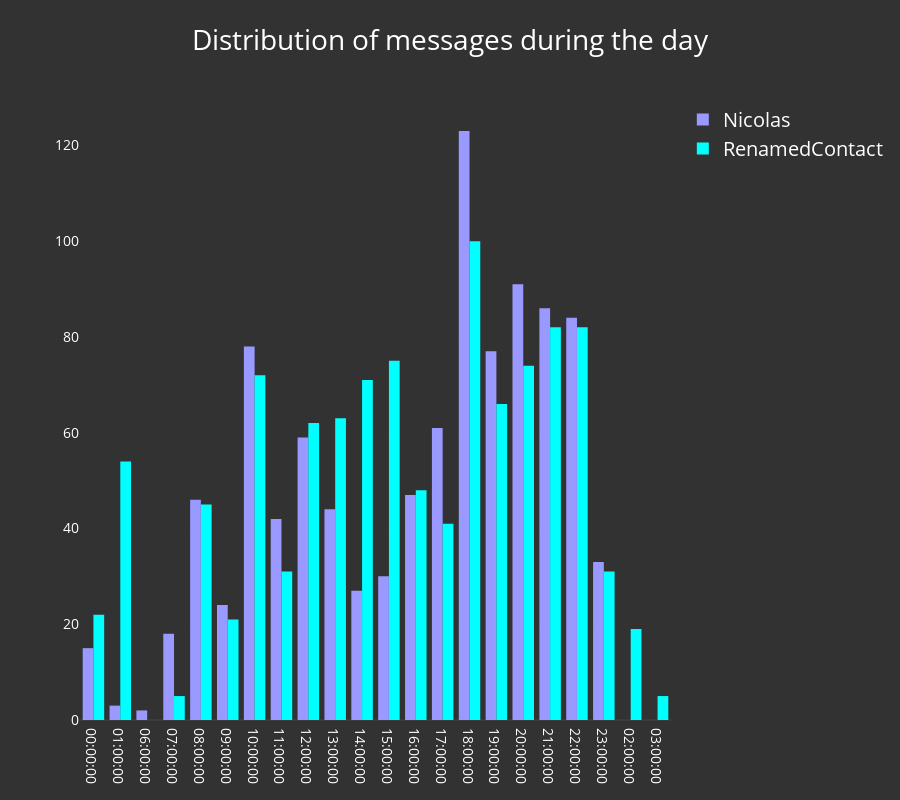

The notebook cell saved with this chart:
### Code cell
iplot(wa.plot_intraday_active_time(nb_mode=True))

### Figure 1 — Plotly figure (JSON) as saved in the notebook; plotly's stock layout.template omitted (floating-point values rounded to 4 significant figures; data arrays with more than 128 entries replaced by an {"elided": "..."} marker saying what was removed)
{"data": [{"marker": {"color": "rgba(153, 153, 255, 1)"}, "name": "Nicolas", "type": "histogram", "uid": "5b65a2ef-4fd9-4861-8915-94c5e8b4c050", "x": {"elided": "990 str values"}}, {"marker": {"color": "rgba(0, 255, 255, 1)"}, "name": "RenamedContact", "type": "histogram", "uid": "9e9bbd3a-13aa-485a-a608-917bbbc7ec3b", "x": {"elided": "1069 str values"}}], "layout": {"font": {"color": "white", "size": 20}, "height": 800, "paper_bgcolor": "rgba(50, 50, 50, 1)", "plot_bgcolor": "rgba(50, 50, 50, 1)", "title": "Distribution of messages during the day", "xaxis": {"automargin": true, "showticklabels": true, "tickfont": {"color": "white", "size": 14}, "titlefont": {"color": "white", "size": 18}}, "yaxis": {"automargin": true, "showticklabels": true, "tickfont": {"color": "white", "size": 14}, "titlefont": {"color": "white", "size": 18}}}}
